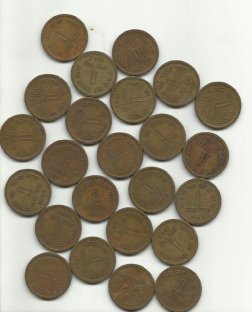
#> input picture coins.jpg, 252 x 312 px
$ python p7.py
#> lines starting #> are read from the running program, lines starting #| are printed output that depends on the picture
# Image Processing - Fall 2017 - IAUD
# Written by Aryan Alikhani
#
# Create rgb historgram from image
# visit https://github.com/ary4n/opencv-numpy-tutorialss
#

# importing essential libraries just like before.
import numpy as np
import cv2
from matplotlib import pyplot as plt
import matplotlib.widgets as widget


if __name__ == '__main__':
	# create two plot side by side by setting columns to one
	window, ploting_context = plt.subplots(2, 1, sharey='row', figsize=(12, 8))


	plot_hist = ploting_context[0]
	plot_image = ploting_context[1]

	# set titles
	window.canvas.set_window_title('Figure')
	window.suptitle('Create rgb historgram from image')


	# load image into memory
	source = cv2.imread('coins.jpg', cv2.IMREAD_COLOR)
#> source is the input picture: shape (312, 252, 3); mean B, G, R 136.3, 153.2, 161.4


	plot_image.imshow(cv2.cvtColor(source, cv2.COLOR_BGR2RGB), interpolation='bicubic')


	color = ('b', 'g', 'r')
	for i, col in enumerate(color):
		hist = cv2.calcHist([source], [i], None, [1000], [0, 256])
		plot_hist.plot(hist, color=col, alpha=0.5)


	# done!

	plt.show()
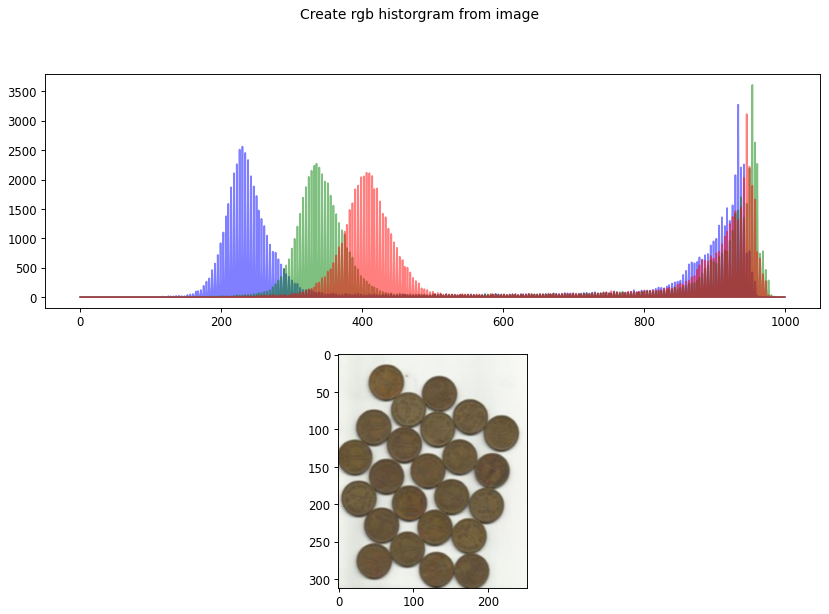
#> figure drawn by matplotlib, 2 panels; panel 1: curve peaks at x = 933, y = 3273; panel 1: curve peaks at x = 953, y = 3609; panel 1: curve peaks at x = 945, y = 3112
